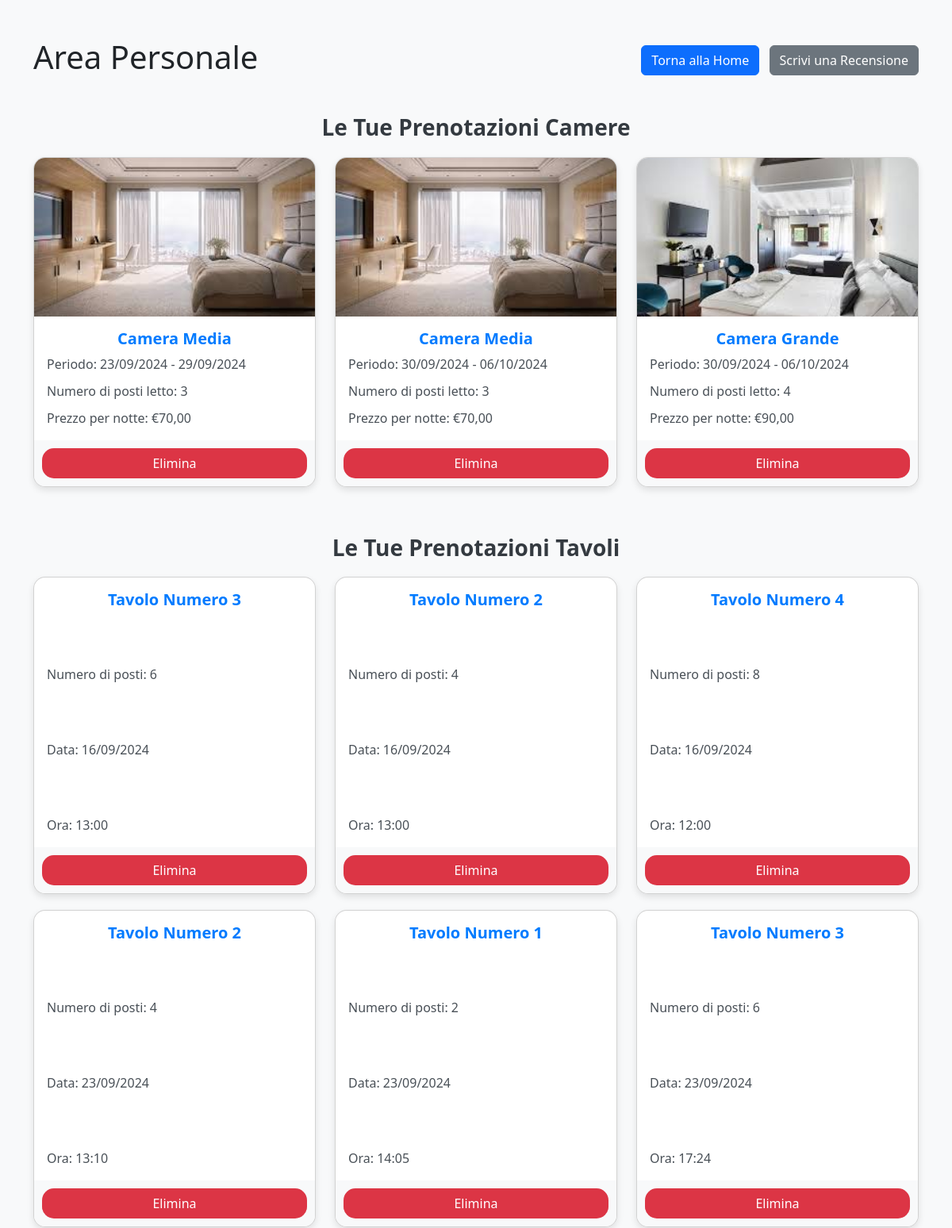
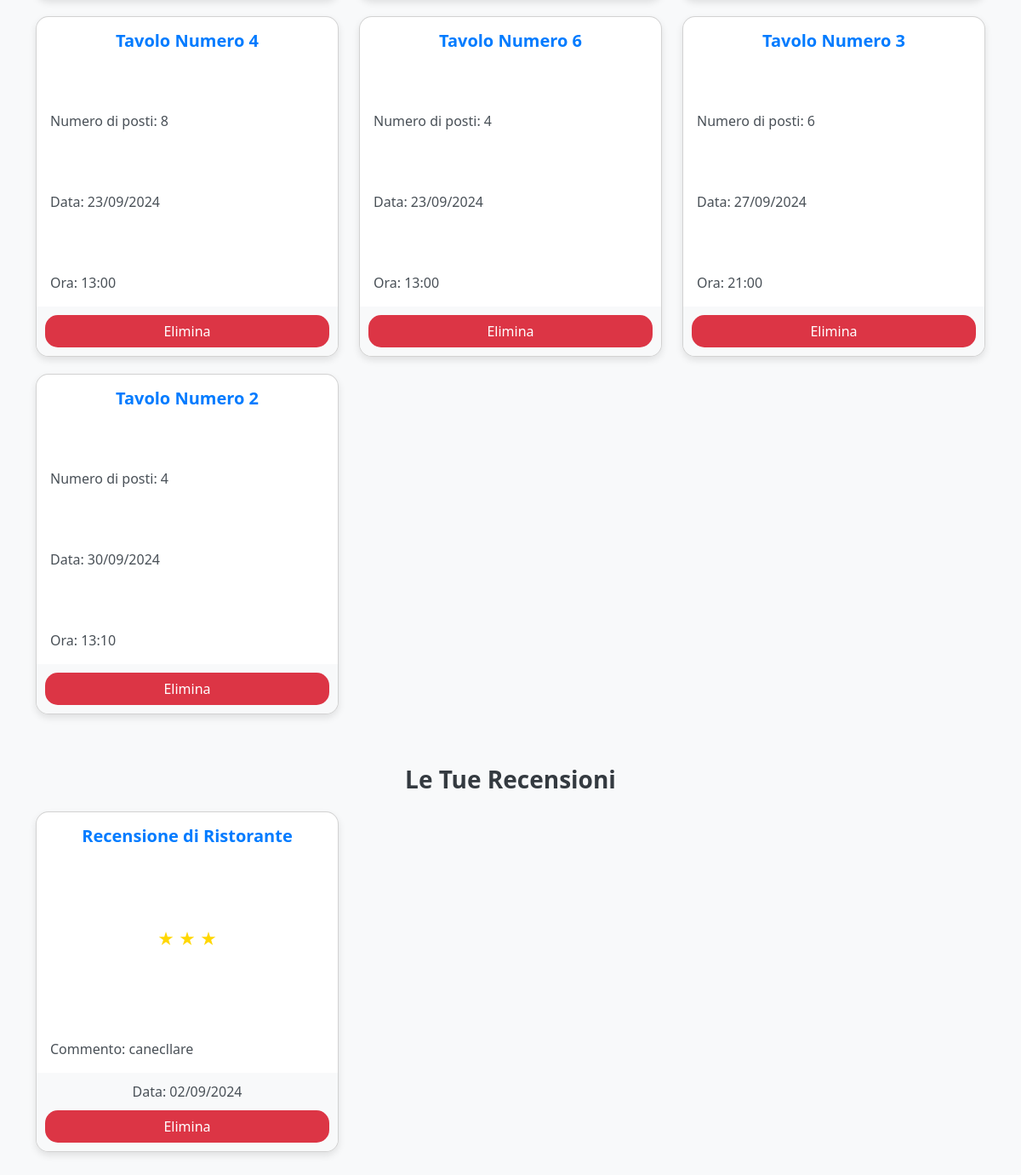
Page /core/area_personale (signed in) on the committed database (2 pictures, top to bottom).
### core/models.py (models this page shows, shortened)
class RoomBooking(models.Model):
    user = models.ForeignKey(User, on_delete=models.CASCADE, null=True, blank=True)
    camera = models.ForeignKey(Camera, on_delete=models.CASCADE)  # Associazione corretta alla classe Camera
    start_date = models.DateField()
    end_date = models.DateField()
    numero_telefono = models.CharField(max_length=15)
    email = models.EmailField()
    note = models.TextField(blank=True)
    created_at = models.DateTimeField(auto_now_add=True)
    class Meta:
        verbose_name = "Prenotazione Camera"
        verbose_name_plural = "Prenotazioni Camere"
        ordering = ['start_date']

class Camera(models.Model):
    SMALL = 'small'
    MEDIUM = 'medium'
    LARGE = 'large'
    ROOM_SIZE_CHOICES = [
        (SMALL, 'Piccola'),
        (MEDIUM, 'Media'),
        (LARGE, 'Grande'),
    ]
    tipo = models.CharField(max_length=10, choices=ROOM_SIZE_CHOICES)
    camere_totali = models.IntegerField(default=0)  # Numero totale di camere di questo tipo
    nome = models.CharField(max_length=50)
    numero_posti_letto = models.IntegerField(default=1)
    prezzo_per_notte = models.DecimalField(max_digits=10, decimal_places=2)  # Prezzo per notte
    descrizione = models.TextField(blank=True)
    MY_CONSTANT = "camere/"
    immagine1 = models.ImageField(upload_to= MY_CONSTANT, blank=True, null=True)
    immagine2 = models.ImageField(upload_to= MY_CONSTANT, blank=True, null=True)
    immagine3 = models.ImageField(upload_to= MY_CONSTANT, blank=True, null=True)
    class Meta:
        verbose_name = "Camera"
        verbose_name_plural = "Camere"

class TavoloBooking(models.Model):
    user = models.ForeignKey(User, on_delete=models.CASCADE)
    tavolo = models.ForeignKey(Tavolo, on_delete=models.CASCADE)
    data = models.DateField()
    orario_arrivo = models.TimeField()
    tipo_pasto = models.CharField(choices=[('pranzo', 'Pranzo'), ('cena', 'Cena')], max_length=15)
    numero_persone = models.IntegerField()
    numero_telefono = models.CharField(max_length=15)
    email = models.EmailField(max_length=254)
    note = models.TextField(blank=True)
    class Meta:
        verbose_name = "Prenotazione Tavolo"
        verbose_name_plural = "Prenotazioni Tavoli"
        ordering = ['data']  # Ordina le prenotazioni per data in modo crescente

class Tavolo(models.Model):
    numero = models.IntegerField(unique=True)
    posti = models.IntegerField()
    class Meta:
        verbose_name = "Tavolo"
        verbose_name_plural = "Tavoli"

class Recensione(models.Model):
    CATEGORIE = [
        ('ristorante', 'Ristorante'),
        ('albergo', 'Albergo'),
    ]
    user = models.ForeignKey(User, on_delete=models.CASCADE)
    voto = models.IntegerField(choices=[(i, str(i)) for i in range(1, 6)])
    commento = models.TextField()
    immagine = models.ImageField(upload_to='review_images/', null=True, blank=True)
    categoria = models.CharField(max_length=20, choices=CATEGORIE)
    data = models.DateField(default=timezone.now)
    created_at = models.DateTimeField(auto_now_add=True)
    class Meta:
        verbose_name = "Recensione"
        verbose_name_plural = "Recensioni"

### core/views.py (the view)
# urls.py: path('area_personale',views.area_personale, name='area_personale'),
@login_required
def area_personale(request):
    prenotazioni_camere = RoomBooking.objects.filter(user=request.user)
    prenotazioni_tavoli = TavoloBooking.objects.filter(user=request.user)
    recensioni = Recensione.objects.filter(user=request.user)
    context = {
        'prenotazioni_camere': prenotazioni_camere,
        'prenotazioni_tavoli': prenotazioni_tavoli,
        'recensioni': recensioni,
    }
    return render(request, 'core/area_personale.html', context)

### core/templates/core/area_personale.html (shortened to what this page needs)
<!doctype html>
<html lang="it">
  <head>
    <link href="https://cdn.jsdelivr.net/npm/bootstrap@5.3.3/dist/css/bootstrap.min.css" rel="stylesheet">
  </head>
  <body>
    <div class="container my-5">
      <div class="d-flex justify-content-between align-items-center mb-4">
        <h1 class="text-center">Area Personale</h1>
        <div>
          <a href="{% url 'core_home' %}" class="btn btn-primary me-2">Torna alla Home</a>
          <a href="{% url 'aggiungi_recensione' %}" class="btn btn-secondary">Scrivi una Recensione</a>
        </div>
      </div>
      <h2 class="section-title">Le Tue Prenotazioni Camere</h2>
      <div class="row">
        {% for prenotazione in prenotazioni_camere %}
          <div class="col-md-4">
            <div class="card">
              <img src="{{ prenotazione.camera.immagine1.url }}" class="card-img-top" alt="Immagine camera">
              <div class="card-body">
                <h5 class="card-title">{{ prenotazione.camera.nome }}</h5>
                <p class="card-text">Periodo: {{ prenotazione.start_date|date:"d/m/Y" }} - {{ prenotazione.end_date|date:"d/m/Y" }}</p>
                <p class="card-text">Numero di posti letto: {{ prenotazione.camera.numero_posti_letto }}</p>
                <p class="card-text">Prezzo per notte: €{{ prenotazione.camera.prezzo_per_notte }}</p>
              </div>
              <div class="card-footer">
                <form method="POST" action="{% url 'elimina_prenotazione_camera' prenotazione.id %}">
                  <button type="submit" class="btn delete-btn" onclick="return confirm('Sei sicuro di voler eliminare questa prenotazione?');">Elimina</button>
                </form>
              </div>
            </div>
          </div>
        {% endfor %}
      </div>
      <h2 class="section-title">Le Tue Prenotazioni Tavoli</h2>
      <div class="row">
        {% for prenotazione in prenotazioni_tavoli %}
          <div class="col-md-4">
            <div class="card">
              <div class="card-body">
                <h5 class="card-title">Tavolo Numero {{ prenotazione.tavolo.numero }}</h5>
                <p class="card-text">Numero di posti: {{ prenotazione.tavolo.posti }}</p>
                <p class="card-text">Data: {{ prenotazione.data|date:"d/m/Y" }}</p>
                <p class="card-text">Ora: {{ prenotazione.orario_arrivo|date:"H:i" }}</p>
              </div>
              <div class="card-footer">
                <form method="POST" action="{% url 'elimina_prenotazione_tavolo' prenotazione.id %}">
                  <button type="submit" class="btn delete-btn" onclick="return confirm('Sei sicuro di voler eliminare questa prenotazione?');">Elimina</button>
                </form>
              </div>
            </div>
          </div>
        {% endfor %}
      </div>
      <h2 class="section-title">Le Tue Recensioni</h2>
      <div class="row">
        {% for recensione in recensioni %}
          <div class="col-md-4">
            <div class="card recensione-card">
              <div class="card-body">
                <h5 class="card-title">Recensione di {{ recensione.categoria|capfirst }}</h5>
                <div class="star-rating">
                  {% for i in "12345" %}
                    {% if forloop.counter <= recensione.voto %}
                      <span>&#9733;</span>
                    {% endif %}
                  {% endfor %}
                </div>
                <p class="card-text">Commento: {{ recensione.commento }}</p>
              </div>
              <div class="card-footer">
                <p class="card-text">Data: {{ recensione.data|date:"d/m/Y" }}</p>
                <form method="POST" action="{% url 'elimina_recensione' recensione.id %}" onsubmit="return confirm('Sei sicuro di voler eliminare questa recensione?');">
                  <button type="submit" class="btn delete-btn">Elimina</button>
                </form>
              </div>
            </div>
          </div>
        {% endfor %}
      </div>
    </div>
  </body>
</html>

### core/templates/core/area_personale.html (style rules this page uses)
body { background-color: #f8f9fa; }
.section-title { margin-top: 40px; margin-bottom: 20px; font-size: 1.75rem; font-weight: bold; text-align: center; color: #343a40; }
.card { margin-bottom: 20px; border-radius: 15px; box-shadow: 0 4px 8px rgba(0, 0, 0, 0.1); overflow: hidden; display: flex; flex-direction: column; justify-content: space-between; min-height: 400px; }
.card img { height: 200px; object-fit: cover; }
.card-body { flex-grow: 1; display: flex; flex-direction: column; justify-content: space-between; }
.card-title { font-size: 1.25rem; font-weight: bold; color: #007bff; text-align: center; }
.card-text { font-size: 1rem; color: #495057; margin-bottom: 10px; }
.card-footer { text-align: center; background-color: #f8f9fa; border-top: none; padding: 10px; }
.star-rating { color: gold; font-size: 1.2rem; text-align: center; margin-bottom: 15px; }
.delete-btn { background-color: #dc3545; color: white; width: 100%; border-radius: 15px; transition: background-color 0.3s ease; }
.recensione-card { min-height: 400px; }

### rows in the picture
RoomBooking: camera.immagine1 (picture), camera.nome "Camera Media", start_date "23/09/2024", end_date "29/09/2024", camera.numero_posti_letto "3", camera.prezzo_per_notte "70,00"
RoomBooking: camera.immagine1 (picture), camera.nome "Camera Media", start_date "30/09/2024", end_date "06/10/2024", camera.numero_posti_letto "3", camera.prezzo_per_notte "70,00"
RoomBooking: camera.immagine1 (picture), camera.nome "Camera Grande", start_date "30/09/2024", end_date "06/10/2024", camera.numero_posti_letto "4", camera.prezzo_per_notte "90,00"
TavoloBooking: tavolo.numero "3", tavolo.posti "6", data "16/09/2024", orario_arrivo "13:00"
TavoloBooking: tavolo.numero "2", tavolo.posti "4", data "16/09/2024", orario_arrivo "13:00"
TavoloBooking: tavolo.numero "4", tavolo.posti "8", data "16/09/2024", orario_arrivo "12:00"
TavoloBooking: tavolo.numero "2", tavolo.posti "4", data "23/09/2024", orario_arrivo "13:10"
TavoloBooking: tavolo.numero "1", tavolo.posti "2", data "23/09/2024", orario_arrivo "14:05"
TavoloBooking: tavolo.numero "3", tavolo.posti "6", data "23/09/2024", orario_arrivo "17:24"
TavoloBooking: tavolo.numero "4", tavolo.posti "8", data "23/09/2024", orario_arrivo "13:00"
TavoloBooking: tavolo.numero "6", tavolo.posti "4", data "23/09/2024", orario_arrivo "13:00"
TavoloBooking: tavolo.numero "3", tavolo.posti "6", data "27/09/2024", orario_arrivo "21:00"
TavoloBooking: tavolo.numero "2", tavolo.posti "4", data "30/09/2024", orario_arrivo "13:10"
Recensione: categoria "Ristorante", voto 3 (drawn), commento "canecllare", data "02/09/2024"
